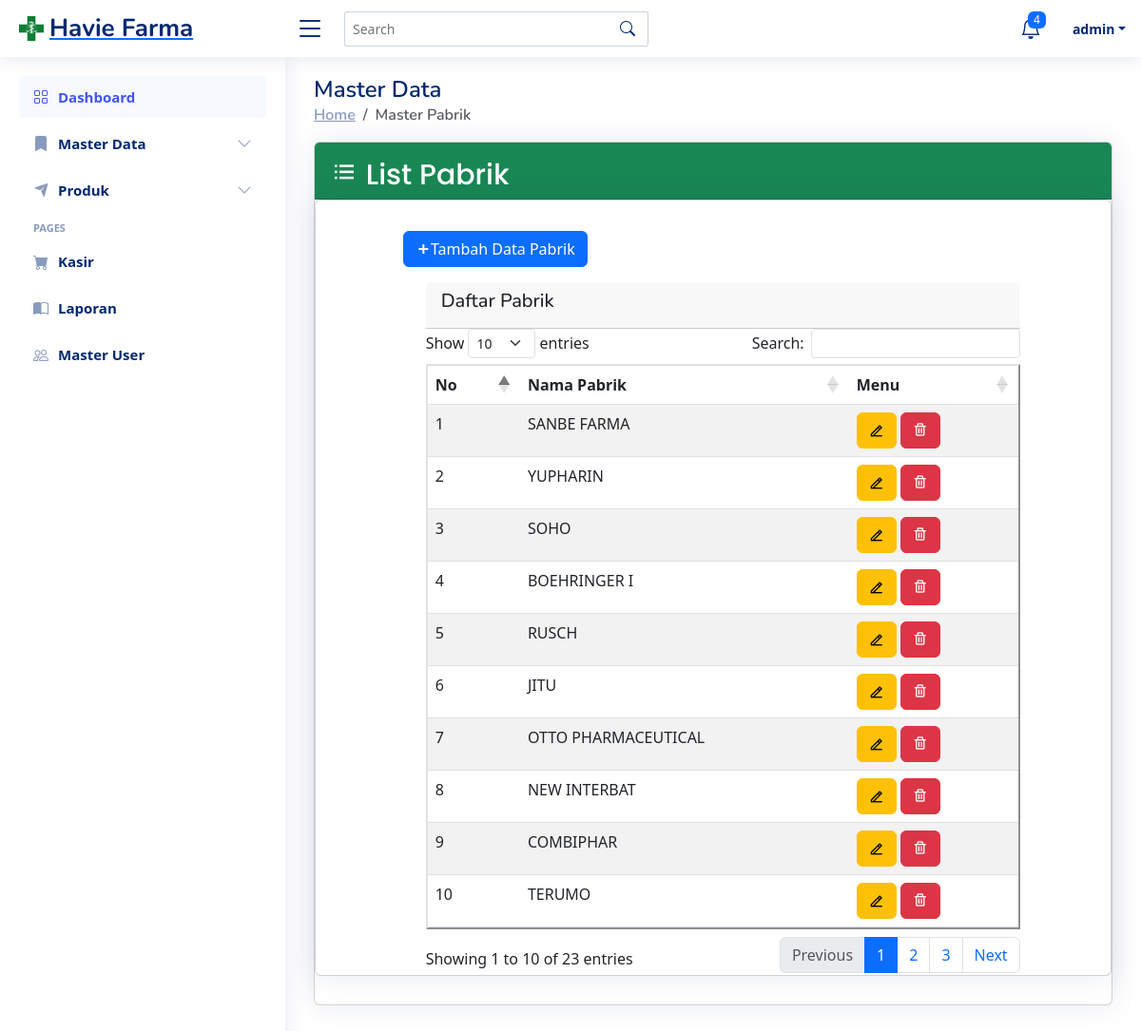
The app's page /masterdata/masterfactory (signed in) with its own data.
### tables this page shows
CREATE TABLE `tbl_m_factory` (
  `id_factory_tmf` int(11) NOT NULL,
  `name_tmf` varchar(45) NOT NULL
);

### app/core/Controller.php (called while the page is built, shortened)
<?php
class Controller {
    public function view($view, $data = []) {
        require_once './../app/views/'.$view.'.php';
    }
    public function model($model)
    {
        return new $model;
    }
}

### app/controllers/Masterdata.php (called while the page is built, shortened)
<?php
class Masterdata extends Controller
{
    public function masterFactory()
    {
        $data['title'] = "Master Data | Masterpabrik";
        $data['factory'] = $this->model('Factory')->getAllFactory();
        $this->view("masterdata/masterfactory", $data);
    }
}

### app/core/App.php (called while the page is built, shortened)
<?php
class App {
    protected $method = 'index';
    protected $params = [];
    public function __construct() {
        $url = $this->parseURL();
        if (file_exists('./../app/controllers/'.ucfirst($url[0]).'.php')) {
            unset($url[0]);
        }
        $this->controller = new $this->controller();
        if (isset($url[1])) {
            if(method_exists($this->controller, $url[1])) {
                $this->method = $url[1];
            }
        }
        call_user_func_array([$this->controller, $this->method], $this->params);
    }
    public function parseURL() {
        if (isset($_GET['url'])) {
            $url = $_GET['url'];
            $url = rtrim($url,'/');
            $url = filter_var($url, FILTER_SANITIZE_URL);
            $url = explode('/', $url);
            return $url;
        }
    }
}

### public/index.php (called while the page is built, shortened)
<?php
$app = new App();

### app/core/Database.php (called while the page is built, shortened)
<?php
class Database
{
    private $host = DB_HOST;
    private $user = DB_USER;
    private $password = DB_PASS;
    private $db_name = DB_NAME;
    private $db_connect;
    private $stmt;
    public function __construct()
    {
        $dsn = 'mysql:host='. $this->host . ';dbname=' . $this->db_name;
        $option = [
            PDO::ATTR_PERSISTENT => true,
            PDO::ATTR_ERRMODE => PDO::ERRMODE_EXCEPTION
        ];
        try {
            $this->db_connect = new PDO($dsn, $this->user, $this->password, $option);
        } catch (PDOException $e) {
            die('' . $e->getMessage());
        }
    }
    public function query($query)
    {
        $this->stmt = $this->db_connect->prepare($query);
    }
    public function execute()
    {
        $this->stmt->execute();
    }
    public function resultSet()
    {
        $this->execute();
        return $this->stmt->fetchAll(PDO::FETCH_ASSOC);
    }
}

### app/models/Factory.php (called while the page is built, shortened)
<?php
class Factory {
    private $db;
    public function __construct() {
        $this->db = new Database();
    }
    public function getAllFactory() {
        $query = "SELECT * FROM tbl_m_factory";
        $this->db->query($query);
        return $this->db->resultSet();
    }
}

### app/views/masterdata/masterfactory.php (the view, shortened to what this page needs)
<main id="main" class="main">
    <div class="pagetitle">
        <h1>Master Data</h1>
        <nav>
            <ol class="breadcrumb">
                <li class="breadcrumb-item"><a href="<?=BASEURL?>home/index">Home</a></li>
                <li class="breadcrumb-item active">Master Pabrik</li>
            </ol>
        </nav>
    </div>
    <section class="section masterdata">
    <div class="card">
        <div class="card-header bg-success" style="height : 60px;">
            <h2 class="card-title py-2" style="font-size : 30px; color : white;">
                <i class="bx bx-list-ul fa"></i> List Pabrik
            </h2>
        </div>
        <div class="card body">
            <div style="margin-left : 11%; padding-top : 2rem" ;>
                <button type="button" class="btn btn-primary addProduct" data-bs-toggle="modal"
                    data-bs-target="#staticBackdrop">
                    <b><i class="ri-add-fill "></i></b>Tambah Data Pabrik</button>
            </div>
            <div class="row">
                <div class="col-lg-1 col-2">
                </div>
                <div class="col-lg-9 col-10 col-md-8 ms-5 ps-2 mt-3">
                    <div class="card-header">
                        <h5>Daftar Pabrik</h5>
                    </div>
                    <table id="unit" class="table table-striped " border="2" style="width:100%">
                        <thead class="thead-primary">
                            <tr>
                                <th>No</th>
                                <th>Nama Pabrik</th>
                                <th>Menu</th>
                            </tr>
                        </thead>
                        <tbody>
                            <?php
                            $no = 0;
                            foreach ($data['factory'] as $row):
                                if ($row['name_tmf'] == '-') {
                                    continue;
                                }
                                $no += 1;
                                ?>
                                <tr>
                                    <td>
                                        <?= $no ?>
                                    </td>
                                    <td>
                                        <?= $row['name_tmf']; ?>
                                    </td>
                                    <td>
                                        <a class="btn btn-warning factoryModalUpdate" href="#" data-bs-toggle="modal"
                                            data-bs-target="#staticBackdrop" role="button"
                                            data-id="<?= $row['id_factory_tmf']; ?>" data-url="<?= BASEURL; ?>"><i class="ri ri-edit-2-line"></i></a>
                                        <a class="btn btn-danger"
                                            href="<?= BASEURL ?>masterdata/masterfactoryDelete/<?= $row['id_factory_tmf'] ?>"
                                            role="button"
                                            onclick="return confirm('Hapus <?= $row['name_tmf'] ?>')"><i class="bx bx-trash"></i></a>
                                    </td>
                                </tr>
                            <?php endforeach; ?>
                        </tbody>
                    </table>
                </div>
            </div>
        </div>
    </div>
    </section>

### public/css/style.css (style rules this page uses)
:root { scroll-behavior: smooth; }
body { font-family: "Open Sans", sans-serif; background: #f6f9ff; color: #444444; }
a { color: #4154f1; text-decoration: none; }
h1, h2, h3, h4, h5, h6 { font-family: "Nunito", sans-serif; }
#main { margin-top: 60px; padding: 20px 30px; transition: all 0.3s; }
.pagetitle { margin-bottom: 10px; }
.pagetitle h1 { font-size: 24px; margin-bottom: 0; font-weight: 600; color: #012970; }
.card { margin-bottom: 30px; border: none; border-radius: 5px; box-shadow: 0px 0 30px rgba(1, 41, 112, 0.1); }
.card-header, .card-footer { border-color: #ebeef4; background-color: #fff; color: #798eb3; padding: 15px; }
.card-title { padding: 20px 0 15px 0; font-size: 18px; font-weight: 500; color: #012970; font-family: "Poppins", sans-serif; }
.breadcrumb { font-size: 14px; font-family: "Nunito", sans-serif; color: #899bbd; font-weight: 600; }
.breadcrumb a { color: #899bbd; transition: 0.3s; }
.breadcrumb .breadcrumb-item::before { color: #899bbd; }
.breadcrumb .active { color: #51678f; font-weight: 600; }
@media (min-width: 1200px) { #main, #footer { margin-left: 300px; } }

### records on screen
tbl_m_factory: name_tmf "SANBE FARMA"
tbl_m_factory: name_tmf "YUPHARIN"
tbl_m_factory: name_tmf "SOHO"
tbl_m_factory: name_tmf "BOEHRINGER I"
tbl_m_factory: name_tmf "RUSCH"
tbl_m_factory: name_tmf "JITU"
tbl_m_factory: name_tmf "OTTO PHARMACEUTICAL"
tbl_m_factory: name_tmf "NEW INTERBAT"
tbl_m_factory: name_tmf "COMBIPHAR"
tbl_m_factory: name_tmf "TERUMO"

### other values on screen
$_SESSION['name'] "admin"
